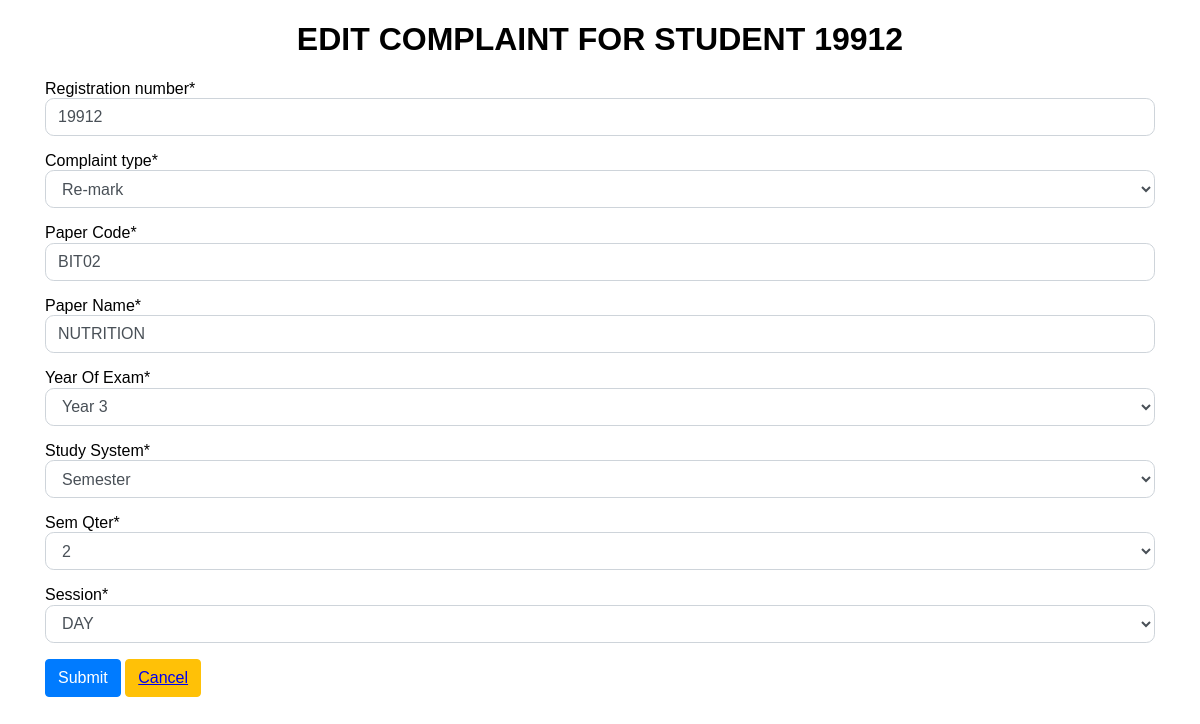
/complaint/edit_complaint/1/ (signed in), run on the app's committed database.
### exam/models.py (models this page shows)
class Complaint(models.Model):
    type=[("Remark", 'Re-mark'),
        ("Missing_Marks", 'Missing marks'), ]
    YearOfExam=[("Year_1", 'Year 1'),
        ("Year_2", 'Year 2'),
        ("Year_3", 'Year 3'),
        ("Year_4", 'Year 4'),
        ("Year_5", 'Year 5') ]
    studymode=[ ("DAY", 'DAY'),
        ("EVENING", 'EVENING'),
        ("WEEKEND", 'WEEKEND')  ]
    study=[ ("Semester", 'Semester'),
        ("Quarter", 'Quarter'),
        ("Term", 'Term'),]
    list=[("Semester_1", '1'),
        ("Semester_2", '2'),
        ("Semester_3", '3'),
        ("Semester_4", '4'),
        ("Semester_5", '5'),]
    status=[("Rejected", 'Rejected'),
        ("Approved", 'Approved'),]
    script=[  ("Not Found", 'Not Found'),
        ("Retrieved", 'Retrieved'),]
    approvals=[ ("Rejected", 'Rejected'),
        ("Pending", 'Pending'),
        ("Complaint Resolved", 'Complaint Resolved')  ]
    to_registrar =[
        ("Send to Academic Registrar", "Send to Academic Registrar")    ]
    Complaint_id = models.IntegerField(primary_key=True)
    track_code = models.CharField(max_length=15, default=False, unique=True)
    Date = models.DateTimeField(verbose_name='Date Submitted', auto_now=True)
    Registration_number = models.CharField(max_length=30)
    Complaint_type = models.CharField(max_length=30, choices=type)
    Paper_Code = models.CharField(max_length=30)
    Paper_Name = models.CharField(max_length=100)
    Year_Of_Exam = models.CharField(max_length=20, choices=YearOfExam)
    Study_System = models.CharField(max_length=30, choices=study)
    Sem_Qter = models.CharField(max_length=30, choices=list)
    Session = models.CharField(max_length=10, choices=studymode, default=False)
    Assigned_Lecturer = models.CharField(max_length=90)
    is_exam_office_approved = models.CharField(max_length=30, choices=approvals)
    is_store_approved =models.CharField(max_length=30, choices=script)
    to_ar = models.CharField(max_length=30, choices=to_registrar)
    is_ar_approved =models.CharField(max_length=30, choices=status)
    Complaint_resolved = models.CharField(max_length=30, choices=approvals)

### exam/views.py (the view)
# urls.py: path('complaint/edit_complaint/<int:complaint_id>/', complaint_details_view, name="edit_complaint_page"),
@login_required
def complaint_details_view(request, complaint_id):
    message =""
    complaint = Complaint.objects.get(Complaint_id=complaint_id)
    if request.method == "POST":
        complaint_form = ComplaintForm(request.POST, instance= complaint)
        if complaint_form.is_valid():
            complaint_form.save()
            message = "Changes saved successfully"
        else:
            message = "Entered invalid data"
        messages.success(request, message)
    else:
        complaint_form = ComplaintForm(instance=complaint)
    context = {
        'form': complaint_form,
        'complaint': complaint,
        'msg': message,
    }
    return render(request, "complaint/edit_complaint.html", context)

### exam/forms.py (shortened to what this page needs)
class ComplaintForm(forms.ModelForm):
    class Meta:
        model = Complaint
        fields = ('Registration_number','Complaint_type','Paper_Code','Paper_Name','Year_Of_Exam', 'Study_System', 'Sem_Qter', 'Session')

### exam/templates/complaint/edit_complaint.html (shortened to what this page needs)
{% if user.is_authenticated %}
    <!DOCTYPE html>
    <html lang="en">
    <head>
        {% load crispy_forms_tags %}
        <link href="/static/css/group.css" rel="stylesheet" />
    </head>
    <body>
        <h1>EDIT COMPLAINT FOR STUDENT {{complaint.Registration_number}}</h1>
        <div class="container">
            <form method="POST">
                {{form|crispy}}
                <input type="Submit" class="btn btn-primary">
                <button class="btn btn-warning"><a href="{% url 'examoffice_page' %}">Cancel</a></button>
            </form>
        </div>
    </body>
    </html>
{% endif %}

### static/css/group.css (style rules this page uses)
:root { --blue: #007bff; --indigo: #6610f2; --purple: #6f42c1; --pink: #e83e8c; --red: #dc3545; --orange: #fd7e14; --yellow: #ffc107; --green: #28a745; --teal: #20c997; --cyan: #17a2b8; --white: #fff; --gray: #6c757d; --gray-dark: #343a40; --primary: #007bff; --secondary: #6c757d; --success: #28a745; --info: #17a2b8; --warning: #ffc107; --danger: #dc3545; --light: #f8f9fa; --dark: #343a40; --breakpoint-xs: 0; --breakpoint-sm: 576px; --breakpoint-md: 768px; --breakpoint-lg: 992px; --breakpoint-xl: 1200px; --font-family-sans-serif: -apple-system, BlinkMacSystemFont, "Segoe UI", Roboto, "Helvetica Neue", Arial, sans-serif, "Apple Color Emoji", "Segoe UI Emoji", "Segoe UI Symbol"; --font-family-monospace: SFMono-Regular, Menlo, Monaco, Consolas, "Liberation Mono", "Courier New", monospace; }
*, *::before, *::after { box-sizing: border-box; }
html { font-family: sans-serif; line-height: 1.15; -webkit-text-size-adjust: 100%; -ms-text-size-adjust: 100%; -ms-overflow-style: scrollbar; -webkit-tap-highlight-color: transparent; }
h1 { text-align: center; }
.form-control { width: 100%; padding: 0.375rem 0.75rem; font-size: 1rem; line-height: 1.5; color: #495057; background-color: #ffffff; background-clip: prgb(227, 215, 215)box; border: 1px solid #ced4da; height: auto; border-radius: 0.55rem; transition: border-color 0.15s ease-in-out, box-shadow 0.15s ease-in-out; }
.form-control::placeholder { color: #6c757d; opacity: 1; }
select.form-control:not([size]):not([multiple]) { height: calc(2.25rem + 2px); }
.form-group { margin-bottom: 1rem; }
.btn { display: inline-block; font-weight: 400; text-align: center; white-space: nowrap; vertical-align: middle; -webkit-user-select: none; -moz-user-select: none; -ms-user-select: none; user-select: none; border: 1px solid transparent; padding: 0.375rem 0.75rem; font-size: 1rem; line-height: 1.5; border-radius: 0.25rem; transition: color 0.15s ease-in-out, background-color 0.15s ease-in-out, border-color 0.15s ease-in-out, box-shadow 0.15s ease-in-out; }
.btn-primary { color: #fff; background-color: #007bff; border-color: #007bff; }
.btn-warning { color: #212529; background-color: #ffc107; border-color: #ffc107; }
.container { width: 100%; padding-right: 15px; padding-left: 15px; margin-right: auto; margin-left: auto; }
@media (min-width: 576px) { .container { max-width: 540px; } }
@media (min-width: 768px) { .container { max-width: 720px; } }
@media (min-width: 992px) { .container { max-width: 960px; } }
@media (min-width: 1200px) { .container { max-width: 1140px; } }

### data on the page
Complaint: Registration_number "19912", Complaint_type "Re-mark", Paper_Code "BIT02", Paper_Name "NUTRITION", Year_Of_Exam "Year 3", Study_System "Semester", Sem_Qter "2", Session "DAY"
